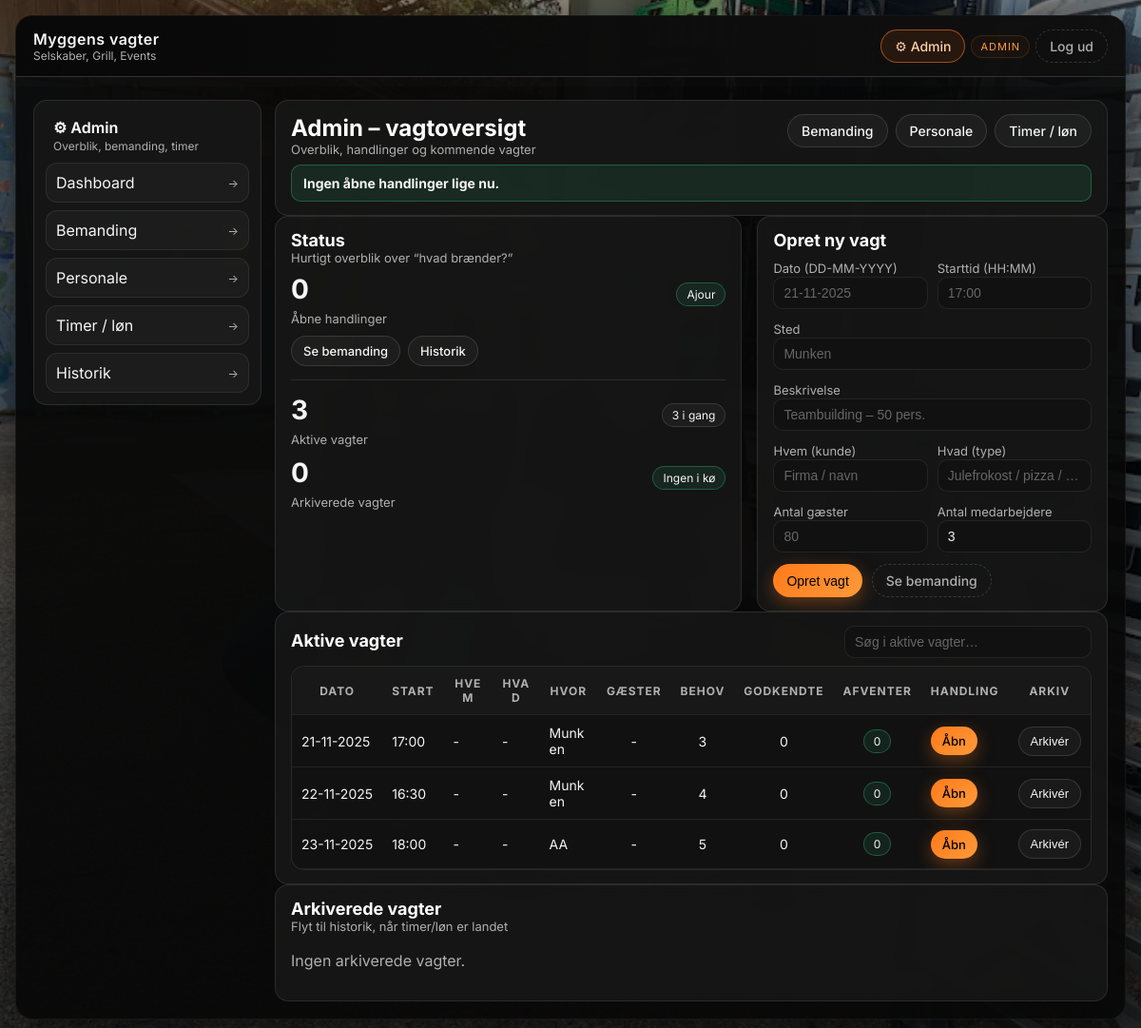
Page /admin (signed in) on the committed database.
### tables this page shows
CREATE TABLE shifts (
            id INTEGER PRIMARY KEY AUTOINCREMENT,
            date TEXT NOT NULL,          -- fx '2025-11-21'
            start_time TEXT NOT NULL,    -- fx '17:00'
            location TEXT NOT NULL,      -- Hvor 
            description TEXT,            -- ekstra fritekst
            customer TEXT,               -- Hvem
            event_type TEXT,             -- Hvad
            guest_count INTEGER,         -- Antal gæster
            required_staff INTEGER NOT NULL,  -- bemanding (antal medarbejdere)
            is_active INTEGER NOT NULL DEFAULT 1,
            created_at TEXT DEFAULT CURRENT_TIMESTAMP
        );

### app.py (the view, shortened to what this page needs)
@app.route("/admin")
@admin_required
def admin_dashboard():
    all_shifts = database.get_all_shifts_admin()
    active_shifts = [s for s in all_shifts if s["is_active"] == 1]
    archived_shifts = [s for s in all_shifts if s["is_active"] == 0]
    today = date.today()
    for s in active_shifts:
        needed = s.get("needed") or 0
        approved = s.get("approved") or 0
        row_class = ""
        try:
            shift_date = date.fromisoformat(s["date"])
            days_until = (shift_date - today).days
        except Exception:
            days_until = None
        if needed > 0 and approved >= needed:
            row_class = "shift-covered"
        s["row_class"] = row_class
    return render_template(
        "admin_dashboard.html",
        active_shifts=active_shifts,
        archived_shifts=archived_shifts,
    )

### templates/admin_dashboard.html (shortened to what this page needs)
{% extends "base.html" %}
{% block body_class %}admin-wide{% endblock %}
{% block content %}
{% set pending_total_safe = pending_total|default(0) %}
{% set pending_signups_safe = pending_signups|default(0) %}
{% set pending_releases_safe = pending_releases|default(0) %}
{% set all_dash_shifts = (active_shifts|list) + (archived_shifts|list) %}
{% set action_shifts = [] %}
{% for s in all_dash_shifts %}
  {% if s.pending and s.pending > 0 %}
    {% set _ = action_shifts.append(s) %}
  {% endif %}
{% endfor %}
<div class="card">
    <div class="card-header">
        <div>
            <h1 style="margin:0;">Admin – vagtoversigt</h1>
            <div class="card-subtitle">Overblik, handlinger og kommende vagter</div>
        </div>
        <div style="display:flex; gap:8px; flex-wrap:wrap; justify-content:flex-end;">
            <a href="{{ url_for('admin_overview') }}" class="btn btn-secondary">Bemanding</a>
            <a href="{{ url_for('admin_person_list') }}" class="btn btn-secondary">Personale</a>
            <a href="{{ url_for('admin_timer') }}" class="btn btn-secondary">Timer / løn</a>
        </div>
    </div>
    {% if pending_total_safe > 0 %}
        <div class="flash flash-info" style="margin: 0;">
            <strong>Der er åbne handlinger:</strong>
            {{ pending_signups_safe }} nye tilmeldinger · {{ pending_releases_safe }} ønskede fridage
            <span style="margin-left:10px;">
              <a href="{{ url_for('admin_actions') }}" class="btn btn-primary btn-small" style="margin-left:6px;">Gennemgå nu</a>
            </span>
        </div>
    {% else %}
        <div class="flash flash-success" style="margin: 0;">
            <strong>Ingen åbne handlinger lige nu.</strong>
        </div>
    {% endif %}
</div>
<div class="layout-two-column">
    <div class="card">
        <div class="card-header">
            <div>
                <h2 style="margin:0;">Status</h2>
                <div class="card-subtitle">Hurtigt overblik over “hvad brænder?”</div>
            </div>
        </div>
        <div class="kpi-row">
            <div>
                <div class="kpi-number">{{ pending_total_safe }}</div>
                <div class="kpi-sub">Åbne handlinger</div>
            </div>
            <div>
                {% if pending_total_safe > 0 %}
                    <span class="pill warn">Kræver aktion</span>
                {% else %}
                    <span class="pill ok">Ajour</span>
                {% endif %}
            </div>
        </div>
        <div class="kpi-actions">
            <a class="btn btn-secondary btn-small" href="{{ url_for('admin_overview') }}">Se bemanding</a>
            <a class="btn btn-secondary btn-small" href="{{ url_for('admin_history') }}">Historik</a>
        </div>
        <hr style="border:none; border-top:1px solid rgba(255,255,255,0.10); margin:14px 0;">
        <div class="kpi-row">
            <div>
                <div class="kpi-number">{{ active_shifts|length }}</div>
                <div class="kpi-sub">Aktive vagter</div>
            </div>
            <div>
                <span class="pill">{{ active_shifts|length }} i gang</span>
            </div>
        </div>
        <div class="kpi-row" style="margin-top:10px;">
            <div>
                <div class="kpi-number">{{ archived_shifts|length }}</div>
                <div class="kpi-sub">Arkiverede vagter</div>
            </div>
            <div>
                {% if archived_shifts|length > 0 %}
                    <span class="pill warn">Klar til historik</span>
                {% else %}
                    <span class="pill ok">Ingen i kø</span>
                {% endif %}
            </div>
        </div>
    </div>
    <div class="card">
        <div class="card-header">
            <div>
                <h2 style="margin:0;">Opret ny vagt</h2>
            </div>
        </div>
        <form method="post" action="{{ url_for('admin_create_shift') }}">
            <div style="display:grid; grid-template-columns: 1fr 1fr; gap: 10px;">
                <div>
                    <label>Dato (DD-MM-YYYY)</label>
                    <input type="text" name="date" placeholder="21-11-2025" required>
                </div>
                <div>
                    <label>Starttid (HH:MM)</label>
                    <input type="text" name="start_time" placeholder="17:00" required>
                </div>
            </div>
            <div style="margin-top:10px;">
                <label>Sted</label>
                <input type="text" name="location" placeholder="Munken" required>
            </div>
            <div style="margin-top:10px;">
                <label>Beskrivelse</label>
                <input type="text" name="description" placeholder="Teambuilding – 50 pers.">
            </div>
            <div style="display:grid; grid-template-columns: 1fr 1fr; gap: 10px; margin-top:10px;">
                <div>
                    <label>Hvem (kunde)</label>
                    <input type="text" name="customer" placeholder="Firma / navn">
                </div>
                <div>
                    <label>Hvad (type)</label>
                    <input type="text" name="event_type" placeholder="Julefrokost / pizza / …">
                </div>
            </div>
            <div style="display:grid; grid-template-columns: 1fr 1fr; gap: 10px; margin-top:10px;">
                <div>
                    <label>Antal gæster</label>
                    <input type="number" name="guest_count" min="0" placeholder="80">
                </div>
                <div>
                    <label>Antal medarbejdere</label>
                    <input type="number" name="required_staff" min="1" value="3" required>
                </div>
            </div>
            <div style="margin-top:12px; display:flex; gap:10px; flex-wrap:wrap;">
                <button class="btn btn-primary" type="submit">Opret vagt</button>
                <a class="btn btn-ghost" href="{{ url_for('admin_overview') }}">Se bemanding</a>
            </div>
        </form>
    </div>
</div>
<div class="card">
    <div class="card-header">
        <div>
            <h2 style="margin:0;">Aktive vagter</h2>
        </div>
        <div style="min-width: 260px;">
            <input id="shiftFilter" type="text" placeholder="Søg i aktive vagter…">
        </div>
    </div>
    {% if not active_shifts %}
        <p>Ingen aktive vagter.</p>
    {% else %}
        <div class="table-wrap">
            <table id="activeTable">
                <thead>
                    <tr>
                        <th class="nowrap">Dato</th>
                        <th class="nowrap">Start</th>
                        <th>Hvem</th>
                        <th>Hvad</th>
                        <th>Hvor</th>
                        <th class="cell-center nowrap">Gæster</th>
                        <th class="cell-center nowrap">Behov</th>
                        <th class="cell-center nowrap">Godkendte</th>
                        <th class="cell-center nowrap">Afventer</th>
                        <th class="nowrap">Handling</th>
                        <th class="cell-center nowrap">Arkiv</th>
                    </tr>
                </thead>
                <tbody>
                    {% for s in active_shifts %}
                        <tr class="{{ s.row_class }}">
                            <td class="nowrap">{{ s.date|dkdate }}</td>
                            <td class="nowrap">{{ s.time }}</td>
                            <td>{{ s.customer or "-" }}</td>
                            <td>{{ s.event_type or "-" }}</td>
                            <td>{{ s.location }}</td>
                            <td class="cell-center nowrap">{{ s.guest_count or "-" }}</td>
                            <td class="cell-center nowrap">{{ s.needed }}</td>
                            <td class="cell-center nowrap">{{ s.approved }}</td>
                            <td class="cell-center nowrap">
                                {% if s.pending and s.pending > 0 %}
                                    <span class="pill warn">{{ s.pending }}</span>
                                {% else %}
                                    <span class="pill ok">0</span>
                                {% endif %}
                            </td>
                            <td class="nowrap">
                                <a class="btn btn-primary btn-small" href="{{ url_for('admin_shift_detail', shift_id=s.id) }}">Åbn</a>
                            </td>
                            <td class="cell-center nowrap">
                                <form method="post" action="{{ url_for('admin_set_shift_active', shift_id=s.id) }}" style="margin:0;">
                                    <button class="btn btn-secondary btn-small" type="submit">Arkivér</button>
                                </form>
                            </td>
                        </tr>
                    {% endfor %}
                </tbody>
            </table>
        </div>
    {% endif %}
</div>
<div class="card">
    <div class="card-header">
        <div>
            <h2 style="margin:0;">Arkiverede vagter</h2>
            <div class="card-subtitle">Flyt til historik, når timer/løn er landet</div>
        </div>
    </div>
    {% if not archived_shifts %}
        <p>Ingen arkiverede vagter.</p>
    {% endif %}
</div>
{% endblock %}

### templates/base.html (shortened to what this page needs)
<!DOCTYPE html>
<html lang="da">
<head>
</head>
<body class="{% block body_class %}{% endblock %}">
    <div class="page-shell">
        <div class="app-frame">
            <header class="app-header">
                <div class="brand">
                    <div>
                        <div class="brand-text-main">Myggens vagter</div>
                        <div class="brand-text-sub">Selskaber, Grill, Events</div>
                    </div>
                </div>
                <div class="header-right">
                    {% if session.get("is_admin") %}
                        <a href="{{ url_for('admin_dashboard') }}" class="btn btn-admin">⚙ Admin</a>
                    {% else %}
                        <a href="{{ url_for('admin_login') }}" class="btn btn-admin">🔒 Admin login</a>
                    {% endif %}
                    {% if session.get("freelancer_name") %}
                        <span class="tag-pill">{{ session.freelancer_name|upper }}</span>
                    {% elif session.get("is_admin") %}
                        <span class="tag-pill">ADMIN</span>
                    {% endif %}
                    {% if session.get("freelancer_person_id") %}
                        <a href="{{ url_for('freelancer_logout') }}" class="btn btn-ghost">Log ud</a>
                    {% elif session.get("is_admin") %}
                        <a href="{{ url_for('admin_logout') }}" class="btn btn-ghost">Log ud</a>
                    {% endif %}
                </div>
            </header>
            <div class="flash-container">
            </div>
            <div class="app-content {% if session.get('is_admin') %}admin-shell{% endif %}">
                {% if session.get("is_admin") %}
                    <aside class="admin-nav">
                        <div class="admin-nav-header">
                            <div class="admin-nav-title">⚙ Admin</div>
                            <div class="admin-nav-sub">Overblik, bemanding, timer</div>
                        </div>
                        <a href="{{ url_for('admin_dashboard') }}">
                            <span>Dashboard</span><span class="nav-right">→</span>
                        </a>
                        <a href="{{ url_for('admin_overview') }}">
                            <span>Bemanding</span><span class="nav-right">→</span>
                        </a>
                        <a href="{{ url_for('admin_person_list') }}">
                            <span>Personale</span><span class="nav-right">→</span>
                        </a>
                        <a href="{{ url_for('admin_timer') }}">
                            <span>Timer / løn</span><span class="nav-right">→</span>
                        </a>
                        <a href="{{ url_for('admin_history') }}">
                            <span>Historik</span><span class="nav-right">→</span>
                        </a>
                    </aside>
                {% endif %}
                <main class="{% if session.get('is_admin') %}admin-content{% endif %}">
                    {% block content %}{% endblock %}
                </main>
            </div>
        </div>
    </div>
    </body>
</html>

### rows in the picture
shifts: date|dkdate "21-11-2025", time "17:00", customer "-", event_type "-", location "Munken", guest_count "-", needed "3", approved "0"
shifts: date|dkdate "22-11-2025", time "16:30", customer "-", event_type "-", location "Munken", guest_count "-", needed "4", approved "0"
shifts: date|dkdate "23-11-2025", time "18:00", customer "-", event_type "-", location "AA", guest_count "-", needed "5", approved "0"

### other values in the picture
{{ pending_total_safe }} "0"
{{ active_shifts|length }} "3"
{{ archived_shifts|length }} "0"
